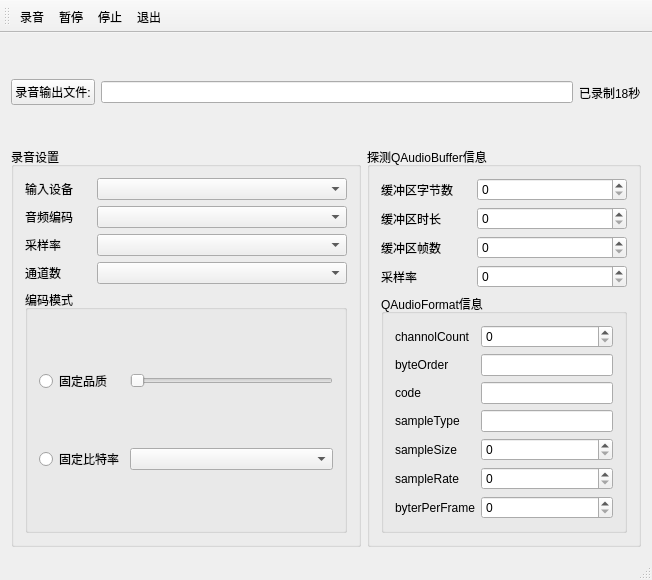
<?xml version="1.0" encoding="UTF-8"?>
<ui version="4.0">
 <class>MainWindow</class>
 <widget class="QMainWindow" name="MainWindow">
  <property name="geometry">
   <rect>
    <x>0</x>
    <y>0</y>
    <width>652</width>
    <height>580</height>
   </rect>
  </property>
  <property name="windowTitle">
   <string>MainWindow</string>
  </property>
  <widget class="QWidget" name="centralWidget">
   <layout class="QHBoxLayout" name="horizontalLayout_5">
    <item>
     <layout class="QVBoxLayout" name="verticalLayout_5">
      <item>
       <layout class="QHBoxLayout" name="horizontalLayout_3">
        <item>
         <widget class="QPushButton" name="btnGetFile">
          <property name="text">
           <string>录音输出文件:</string>
          </property>
         </widget>
        </item>
        <item>
         <widget class="QLineEdit" name="lineEditOutFile"/>
        </item>
        <item>
         <widget class="QLabel" name="labelRecordDuration">
          <property name="text">
           <string>已录制18秒</string>
          </property>
         </widget>
        </item>
       </layout>
      </item>
      <item>
       <layout class="QHBoxLayout" name="horizontalLayout_4">
        <item>
         <widget class="QGroupBox" name="groupBox">
          <property name="minimumSize">
           <size>
            <width>350</width>
            <height>0</height>
           </size>
          </property>
          <property name="title">
           <string>录音设置</string>
          </property>
          <layout class="QVBoxLayout" name="verticalLayout_2">
           <item>
            <layout class="QVBoxLayout" name="verticalLayout">
             <item>
              <layout class="QGridLayout" name="gridLayout">
               <item row="0" column="0">
                <widget class="QLabel" name="label_3">
                 <property name="text">
                  <string>输入设备</string>
                 </property>
                </widget>
               </item>
               <item row="0" column="1">
                <widget class="QComboBox" name="comboBoxInputDev">
                 <property name="minimumSize">
                  <size>
                   <width>250</width>
                   <height>0</height>
                  </size>
                 </property>
                </widget>
               </item>
               <item row="1" column="0">
                <widget class="QLabel" name="label_4">
                 <property name="text">
                  <string>音频编码</string>
                 </property>
                </widget>
               </item>
               <item row="1" column="1">
                <widget class="QComboBox" name="comboBoxCode"/>
               </item>
               <item row="2" column="0">
                <widget class="QLabel" name="label_5">
                 <property name="text">
                  <string>采样率</string>
                 </property>
                </widget>
               </item>
               <item row="2" column="1">
                <widget class="QComboBox" name="comboBoxSamplingRate"/>
               </item>
               <item row="3" column="0">
                <widget class="QLabel" name="label_6">
                 <property name="text">
                  <string>通道数</string>
                 </property>
                </widget>
               </item>
               <item row="3" column="1">
                <widget class="QComboBox" name="comboBoxChannalCount"/>
               </item>
              </layout>
             </item>
             <item>
              <widget class="QGroupBox" name="groupBox_3">
               <property name="title">
                <string>编码模式</string>
               </property>
               <layout class="QHBoxLayout" name="horizontalLayout">
                <item>
                 <layout class="QGridLayout" name="gridLayout_2">
                  <item row="0" column="0">
                   <widget class="QRadioButton" name="radioButtonFixedQuality">
                    <property name="text">
                     <string>固定品质</string>
                    </property>
                   </widget>
                  </item>
                  <item row="0" column="1">
                   <widget class="QSlider" name="horizontalSliderFixedQuality">
                    <property name="orientation">
                     <enum>Qt::Horizontal</enum>
                    </property>
                   </widget>
                  </item>
                  <item row="1" column="0">
                   <widget class="QRadioButton" name="radioButtonFixedBitRate">
                    <property name="text">
                     <string>固定比特率</string>
                    </property>
                   </widget>
                  </item>
                  <item row="1" column="1">
                   <widget class="QComboBox" name="comboBoxFixedBitRate"/>
                  </item>
                 </layout>
                </item>
               </layout>
              </widget>
             </item>
            </layout>
           </item>
          </layout>
         </widget>
        </item>
        <item>
         <widget class="QGroupBox" name="groupBox_2">
          <property name="title">
           <string>探测QAudioBuffer信息</string>
          </property>
          <layout class="QVBoxLayout" name="verticalLayout_4">
           <item>
            <layout class="QVBoxLayout" name="verticalLayout_3">
             <item>
              <layout class="QGridLayout" name="gridLayout_3">
               <item row="0" column="0">
                <widget class="QLabel" name="label_7">
                 <property name="maximumSize">
                  <size>
                   <width>100</width>
                   <height>16777215</height>
                  </size>
                 </property>
                 <property name="text">
                  <string>缓冲区字节数</string>
                 </property>
                </widget>
               </item>
               <item row="0" column="1">
                <widget class="QSpinBox" name="spinBoxBufByteCount">
                 <property name="minimumSize">
                  <size>
                   <width>150</width>
                   <height>0</height>
                  </size>
                 </property>
                 <property name="maximumSize">
                  <size>
                   <width>150</width>
                   <height>16777215</height>
                  </size>
                 </property>
                </widget>
               </item>
               <item row="1" column="0">
                <widget class="QLabel" name="label_8">
                 <property name="text">
                  <string>缓冲区时长</string>
                 </property>
                </widget>
               </item>
               <item row="1" column="1">
                <widget class="QSpinBox" name="spinBoxBufDuration"/>
               </item>
               <item row="2" column="0">
                <widget class="QLabel" name="label_9">
                 <property name="text">
                  <string>缓冲区帧数</string>
                 </property>
                </widget>
               </item>
               <item row="2" column="1">
                <widget class="QSpinBox" name="spinBoxFrameNumber"/>
               </item>
               <item row="3" column="0">
                <widget class="QLabel" name="label_10">
                 <property name="text">
                  <string>采样率</string>
                 </property>
                </widget>
               </item>
               <item row="3" column="1">
                <widget class="QSpinBox" name="spinBoxSamplingRate"/>
               </item>
              </layout>
             </item>
             <item>
              <widget class="QGroupBox" name="groupBox_4">
               <property name="title">
                <string>QAudioFormat信息</string>
               </property>
               <layout class="QHBoxLayout" name="horizontalLayout_2">
                <item>
                 <layout class="QGridLayout" name="gridLayout_4">
                  <item row="0" column="0">
                   <widget class="QLabel" name="label_11">
                    <property name="text">
                     <string>channolCount</string>
                    </property>
                   </widget>
                  </item>
                  <item row="0" column="1">
                   <widget class="QSpinBox" name="spinBoxChannolCount"/>
                  </item>
                  <item row="1" column="0">
                   <widget class="QLabel" name="label_12">
                    <property name="text">
                     <string>byteOrder</string>
                    </property>
                   </widget>
                  </item>
                  <item row="1" column="1">
                   <widget class="QLineEdit" name="lineEditByteOrder"/>
                  </item>
                  <item row="2" column="0">
                   <widget class="QLabel" name="label_13">
                    <property name="text">
                     <string>code</string>
                    </property>
                   </widget>
                  </item>
                  <item row="2" column="1">
                   <widget class="QLineEdit" name="lineEditCode"/>
                  </item>
                  <item row="3" column="0">
                   <widget class="QLabel" name="label_14">
                    <property name="text">
                     <string>sampleType</string>
                    </property>
                   </widget>
                  </item>
                  <item row="3" column="1">
                   <widget class="QLineEdit" name="lineEditSampleType"/>
                  </item>
                  <item row="4" column="0">
                   <widget class="QLabel" name="label_15">
                    <property name="text">
                     <string>sampleSize</string>
                    </property>
                   </widget>
                  </item>
                  <item row="4" column="1">
                   <widget class="QSpinBox" name="spinBoxSampleSize"/>
                  </item>
                  <item row="5" column="0">
                   <widget class="QLabel" name="label_16">
                    <property name="text">
                     <string>sampleRate</string>
                    </property>
                   </widget>
                  </item>
                  <item row="5" column="1">
                   <widget class="QSpinBox" name="spinBoxSampleRate"/>
                  </item>
                  <item row="6" column="0">
                   <widget class="QLabel" name="label_17">
                    <property name="text">
                     <string>byterPerFrame</string>
                    </property>
                   </widget>
                  </item>
                  <item row="6" column="1">
                   <widget class="QSpinBox" name="spinBoxBytePerFrame"/>
                  </item>
                 </layout>
                </item>
               </layout>
              </widget>
             </item>
            </layout>
           </item>
          </layout>
         </widget>
        </item>
       </layout>
      </item>
     </layout>
    </item>
   </layout>
  </widget>
  <widget class="QMenuBar" name="menuBar">
   <property name="geometry">
    <rect>
     <x>0</x>
     <y>0</y>
     <width>652</width>
     <height>28</height>
    </rect>
   </property>
  </widget>
  <widget class="QToolBar" name="mainToolBar">
   <attribute name="toolBarArea">
    <enum>TopToolBarArea</enum>
   </attribute>
   <attribute name="toolBarBreak">
    <bool>false</bool>
   </attribute>
   <addaction name="actionRecord"/>
   <addaction name="actionPause"/>
   <addaction name="actionStop"/>
   <addaction name="actionExit"/>
  </widget>
  <widget class="QStatusBar" name="statusBar"/>
  <action name="actionRecord">
   <property name="text">
    <string>录音</string>
   </property>
  </action>
  <action name="actionPause">
   <property name="text">
    <string>暂停</string>
   </property>
  </action>
  <action name="actionStop">
   <property name="text">
    <string>停止</string>
   </property>
  </action>
  <action name="actionExit">
   <property name="text">
    <string>退出</string>
   </property>
  </action>
 </widget>
 <layoutdefault spacing="6" margin="11"/>
 <resources/>
 <connections/>
</ui>
